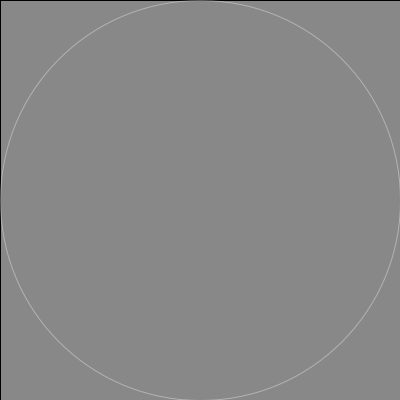
Frame 1 (no input)
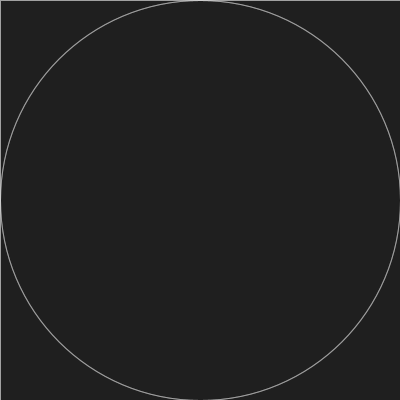
Frame 60 (the mouse pressed at the canvas centre just before this capture)
Frame 120 (the mouse held since frame 60 and released just before this capture): identical to frame 60, image omitted

The Processing sketch that drew these frames (run headless with seeded random() and noise(); from frame 60 on, the mouse is pressed at the canvas centre):

// Processing sketch: sketch_160917b
// ── sketch_160917b.pde
Ring[] rings;
float g_diameter;
int currentRing;
int numRings = 5;
float circleSize = 2;  // circle become bigger with smaller value

void setup() {
  size(400, 400);
  frameRate(30);
  smooth();
  
  g_diameter = width;
  currentRing = 0;
  
  rings = new Ring[numRings];
  for (int i = 0; i < rings.length; i++) {
    rings[i] = new Ring();
  }
}

void draw() {
  fill(30, 100);
  rect(0, 0, width, height);  // can't use background function to transparency
  translate(width / 2, height / 2); 

  noFill();
  strokeWeight(1);
  stroke(255, 90);
  ellipse(0, 0, width, height);
  
  for (int i = 0; i < rings.length; i++) {
    if (i == 0) {
      rings[i].rotate(0, 0);
    }
    else {
      rings[i].rotate(rings[i - 1].x, rings[i - 1].y);
    }
    rings[i].display();
  }
}

void mousePressed() {
  if (mouseButton == LEFT) {
    if (currentRing == numRings) {
      return;
    }
    rings[currentRing].start(g_diameter);
    g_diameter /= circleSize;
    currentRing++;
  }
  else {
    if (currentRing == 0) {
      return;
    }
    rings[currentRing - 1].delete();
    g_diameter *= circleSize;
    currentRing--;
  }
}

// ── Ring.pde
class Ring {
  float x, y;
  float prediameter;
  float diameter;
  float rad;  // may cause overflow
  boolean on = false;
  
  void start(float predia) {
    prediameter = predia;
    diameter = predia / circleSize;
    rad = 0;
    on = true;
  }
  
  void rotate(float prex, float prey) {
    if (on == true) {
      rad += PI / 100;
      x = prex + ((prediameter / 2 * (circleSize - 1) / circleSize) * sin(rad));
      y = prey + ((prediameter / 2 * (circleSize - 1) / circleSize) * cos(rad));
    }
  }
  
  void display() {
    if (on == true) {
      noFill();
      strokeWeight(1);
      stroke(255, 153);
      ellipse(x, y, diameter, diameter);
    }
    else {
      diameter = 0;
    }
  }
  
  void delete() {
    on = false;
  }
}
